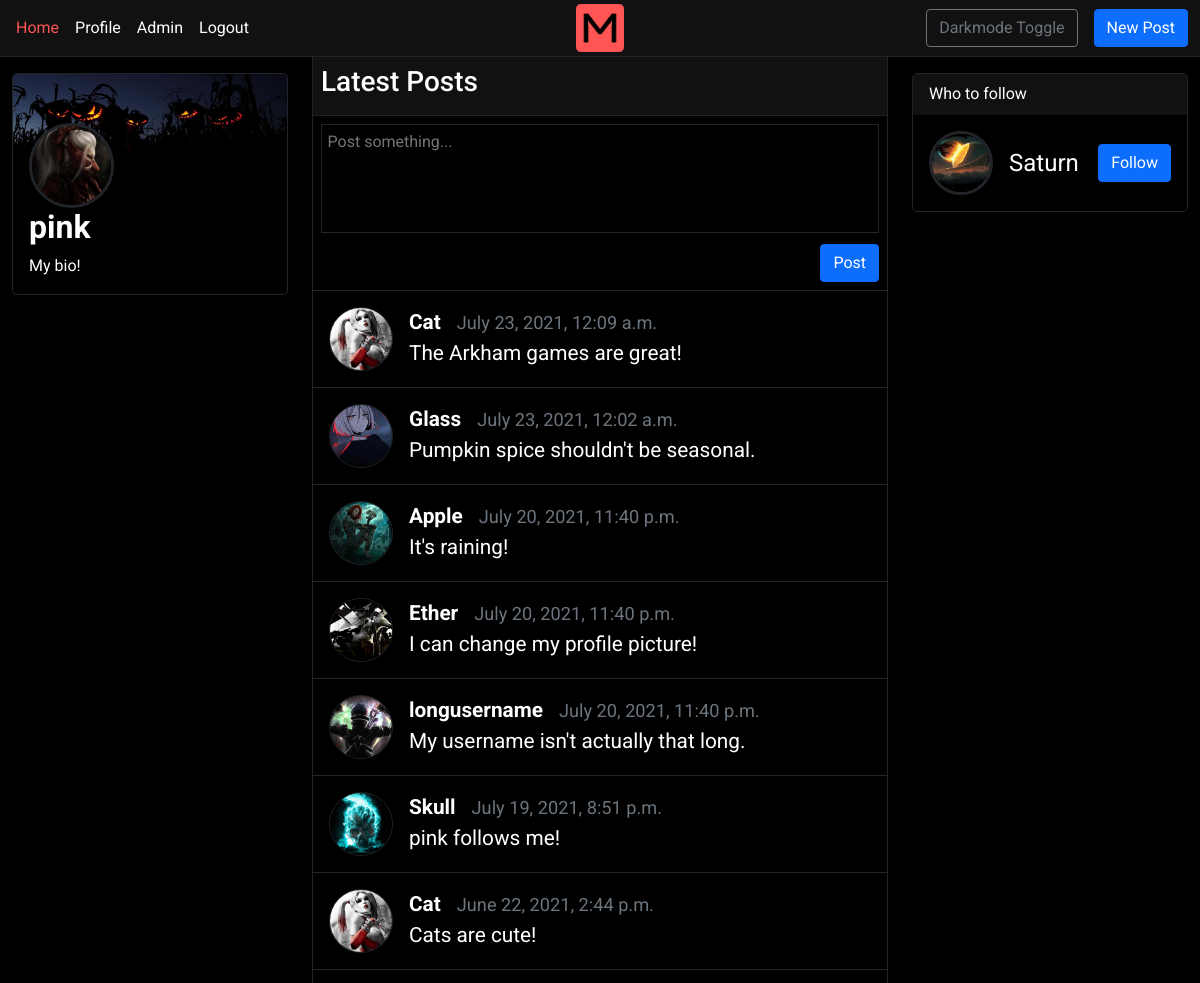
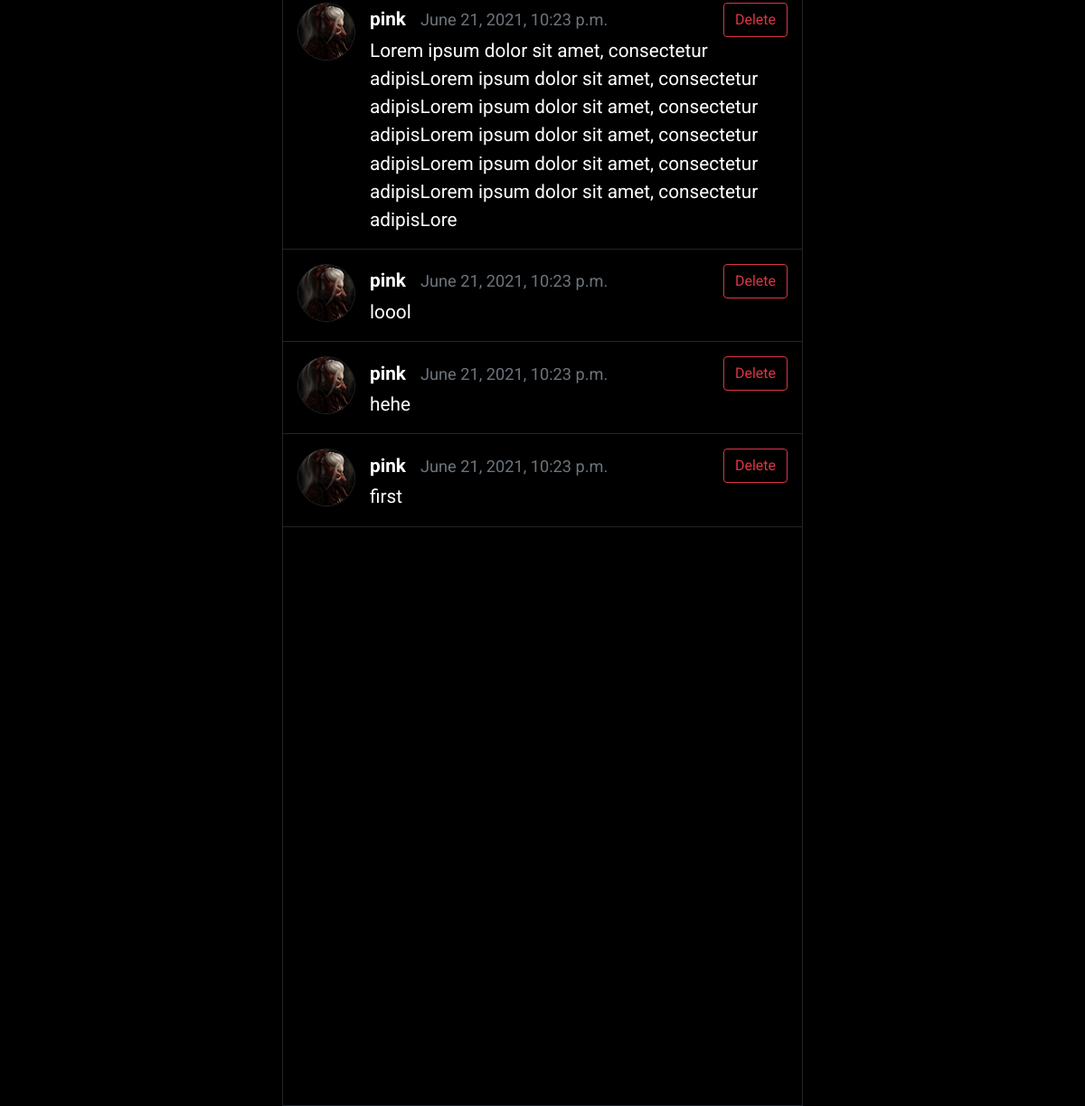
Screenshot of / (signed in) with the database file from the repository (2 pictures, top to bottom).
### users/models.py (models this page shows, shortened)
class Profile(models.Model):
    user = models.OneToOneField(User, on_delete=models.CASCADE)
    profile_pic = models.ImageField(upload_to=profile_pic_path, null=True, blank=True)
    profile_banner = models.ImageField(upload_to=profile_banner_path, null=True, blank=True)
    bio = models.TextField(null=True, blank=True, max_length=280, default="My bio!")

### posts/models.py (models this page shows, shortened)
class Post(models.Model):
    id = models.CharField(primary_key=True, max_length=32, editable=False, default=uuid_hex)
    text = models.CharField(max_length=255)
    author = models.ForeignKey(User, on_delete=models.CASCADE)
    date_posted = models.DateTimeField(auto_now=False, auto_now_add=True)
    last_updated = models.DateTimeField(auto_now=True, auto_now_add=False)

### blog/views.py (the view)
# urls.py: path('', views.index, name='index'),
@login_required
def index(request):
    sort = request.GET.get('sort', 'latest')
    posts = []
    follow_suggestions = get_follow_suggestions(request)
    if sort == 'latest':
        posts = Post.objects.all().order_by('-date_posted')
    else:
        posts = Post.objects.all().order_by('date_posted')
    for post in posts:
        if (not post.author == request.user) and (not request.user.is_following(post.author)):
            posts = posts.exclude(author=post.author)
    return render(request, 'blog/blog.html', { 'posts' : posts,
        'follow_suggestions' : follow_suggestions })

### blog/context_processors.py (called while the page is built)
def context_forms(request):
    return {
        'post_form' : PostForm,
    }

### blog/views.py (called while the page is built)
def get_follow_suggestions(request):
    follow_suggestions = None
    follow_suggestions = User.objects.exclude(username=request.user.username)
    for user in follow_suggestions:
        if request.user.is_following(user):
            follow_suggestions = follow_suggestions.exclude(username=user.username)
    follow_suggestions = follow_suggestions.order_by('?')
    return follow_suggestions

### posts/models.py (called while the page is built)
def uuid_hex():
    return uuid4().hex

### users/context_processors.py (called while the page is built)
def user_pref(request):
    if request.user.is_authenticated:
        preferences = UserPreferences.objects.get(user=request.user)
    else:
        preferences = None
    return {
        'user_pref' : preferences,
    }

### users/models.py (called while the page is built)
    def is_following(self, user):
        return len(self.follower.filter(followee=user)) > 0

### blog/templates/blog/blog.html
{% extends 'blog/base.html' %}
{% block content %}
<div class="border-start border-end border-dark">
    <div class="bg-light border-bottom border-dark p-2"><h3>Latest Posts</h3></div>
    <div class="p-2">
        {% include 'posts/post_form.html' %}
    </div>
    {% include 'posts/post_container.html' %}
</div>
{% endblock content %}

### blog/templates/blog/profile_widget.html
<div class="border border-dark rounded-3 mt-3">
    <div>
        {% if user.profile.profile_banner %}
        <img class="w-100 rounded-top" src="{{ user.profile.profile_banner.url }}" />
        {% else %}
        <img class="w-100 rounded-top" src="https://cdn.kapwing.com/final_5dcc99aba3f32c0013ff8b46_45583.jpg">
        {% endif %}
    </div>
    <div class="p-3 pt-0">
        <div>
            <a href="{% url 'profile' user=user.username %}">
                {% if user.profile.profile_pic %}
                <img class="border border-3 border-dark rounded-circle profile-card-img"
                    src="{{ user.profile.profile_pic.url }}" />
                {% else %}
                <img class="border border-3 border-dark rounded-circle profile-card-img"
                    src="https://i2.wp.com/cdn.website-editor.net/337bd928b7f54e51813e75f713453762/dms3rep/multi/desktop/blank+employee.png" />
                {% endif %}
            </a>
        </div>
        <div>
            <h2 class="fw-bold">{{ user.username }}</h2>
            <span>{{ user.profile.bio }}</span>
        </div>
    </div>
</div>

### posts/templates/posts/post_form.html (shortened to what this page needs)
<div>
    <form action="{% url 'post-api' %}" method="post">
        {{ post_form }}
        <input class="btn btn-primary d-block ms-auto mt-1" type="submit" value="Post">
    </form>
</div>

### posts/templates/posts/post_container.html (shortened to what this page needs)
<div>
    <div class="border-top border-dark">
        {% for post in posts %}
        <div class="post-wrapper" onclick='location.href="{% url 'post-detail' pk=post.id %}";'>
            {% include 'posts/post.html' %}
            <div class="border-bottom border-dark"></div>
        </div>
        {% endfor %}
        <div class="border-bottom border-dark container-spacer"></div>
    </div>
</div>

### posts/templates/posts/post.html
<div class="post">
    <div class="card-body d-flex">
        <div>
            <a href="{% url 'profile' user=post.author.username %}">
                {% if post.author.profile.profile_pic %}
                <img class="border border-1 border-dark rounded-circle post-profile-img"
                    src="{{ post.author.profile.profile_pic.url }}" />
                {% else %}
                <img class="border border-1 border-dark rounded-circle post-profile-img"
                    src="https://cdn.kapwing.com/final_5dcc99aba3f32c0013ff8b46_45583.jpg" />
                {% endif %}
            </a>
        </div>
        <div class="flex-fill ps-3">
            <div class="d-flex align-items-center">
                <div class="fw-bold me-3">
                    <a href="{% url 'profile' user=post.author.username %}">
                        {{ post.author.username }}</a>
                </div>
                <div class="small text-muted">
                     {{ post.date_posted }}
                </div>
                <div class="ms-auto">
                    {% if request.user == post.author %}
                    <button class="btn btn-outline-danger post-delete-button" data-bs-toggle="modal"
                        data-bs-target="#postDeleteModal" data-pk="{{ post.pk }}">Delete</button>
                    {% endif %}
                </div>
            </div>
            <p class="card-text text-break">{{ post.text }}</p>
        </div>
    </div>
</div>

### blog/templates/blog/follow_card.html
<div class="follow-card d-flex align-items-center">
    {% include 'blog/user_card.html' %}
    <div class="ms-auto">
        {% include 'blog/follow_button.html' %}
    </div>
</div>

### blog/templates/blog/user_card.html
<div class="d-flex align-items-center p-3 user-card">
    <div>
        <a href="{% url 'profile' user=user.username %}">
            {% if user.profile.profile_pic %}
            <img class="border border-3 border-dark rounded-circle user-card-profile-img"
                src="{{ user.profile.profile_pic.url }}" />
            {% else %}
            <img class="border border-3 border-dark rounded-circle user-card-profile-img"
                src="https://cdn.kapwing.com/final_5dcc99aba3f32c0013ff8b46_45583.jpg" />
            {% endif %}
        </a>
    </div>
    <div class="user-card-details text-clip ps-3 pe-3">
        <div class="user-card-username">{{ user.username }}</div>
    </div>
</div>

### blog/templates/blog/follow_button.html
<button class="btn btn-primary m-3 follow-button" data-username="{{ user.username }}">Follow</button>

### blog/static/blog/blog.css (style rules this page uses)
body { font-family: Roboto, serif; }
.container-spacer { min-height: 40rem; }
img.profile-card-img { position: relative; margin-top: -17.5%; width: 35%; height: 35%; }
div.user-card { overflow: hidden; overflow-wrap: break-word; }
img.user-card-profile-img { width: 4rem; height: 4rem; }
div.user-card-username { font-size: 1.5rem; }

### posts/static/posts/posts.css (style rules this page uses)
.post-wrapper { font-size: 1.3em; cursor: pointer; }
div.post-wrapper a { color: inherit; text-decoration: none; }
img.post-profile-img { width: 4rem; height: 4rem; }

### blog/static/blog/darkmode.css (style rules this page uses)
body, textarea, .modal-content, .modal-header, .modal-footer { color: white; background-color: black; border-color: #212529; }
.bg-light, .card-header { background-color: #111!important; }

### rows the page displays
Post: author.profile.profile_pic (picture), author.username "Cat", date_posted "July 23, 2021, 12:09 a.m.", text "The Arkham games are great!"
Post: author.profile.profile_pic (picture), author.username "Glass", date_posted "July 23, 2021, 12:02 a.m.", text "Pumpkin spice shouldn't be seasonal."
Post: author.profile.profile_pic (picture), author.username "Apple", date_posted "July 20, 2021, 11:40 p.m.", text "It's raining!"
Post: author.profile.profile_pic (picture), author.username "Ether", date_posted "July 20, 2021, 11:40 p.m.", text "I can change my profile picture!"
Post: author.profile.profile_pic (picture), author.username "longusername", date_posted "July 20, 2021, 11:40 p.m.", text "My username isn't actually that long."
Post: author.profile.profile_pic (picture), author.username "Skull", date_posted "July 19, 2021, 8:51 p.m.", text "pink follows me!"
Post: author.profile.profile_pic (picture), author.username "Cat", date_posted "June 22, 2021, 2:44 p.m.", text "Cats are cute!"
Post: author.profile.profile_pic (picture), author.username "pink", date_posted "June 21, 2021, 10:23 p.m.", text "Lorem ipsum dolor sit amet, consectetur adipisLorem ipsum dolor sit amet, consectetur adipisLorem ipsum dolor sit amet, consectetur adipisLorem ipsum dolor sit amet, consectetur adipisLorem ipsum dolor sit amet, consectetur adipisLorem ipsum dolor sit amet, consectetur adipisLore"
Post: author.profile.profile_pic (picture), author.username "pink", date_posted "June 21, 2021, 10:23 p.m.", text "loool"
Post: author.profile.profile_pic (picture), author.username "pink", date_posted "June 21, 2021, 10:23 p.m.", text "hehe"
Post: author.profile.profile_pic (picture), author.username "pink", date_posted "June 21, 2021, 10:23 p.m.", text "first"

### other values shown
{{ user.username }} "pink"
{{ user.profile.bio }} "My bio!"
{{ user.username }} "Saturn"
